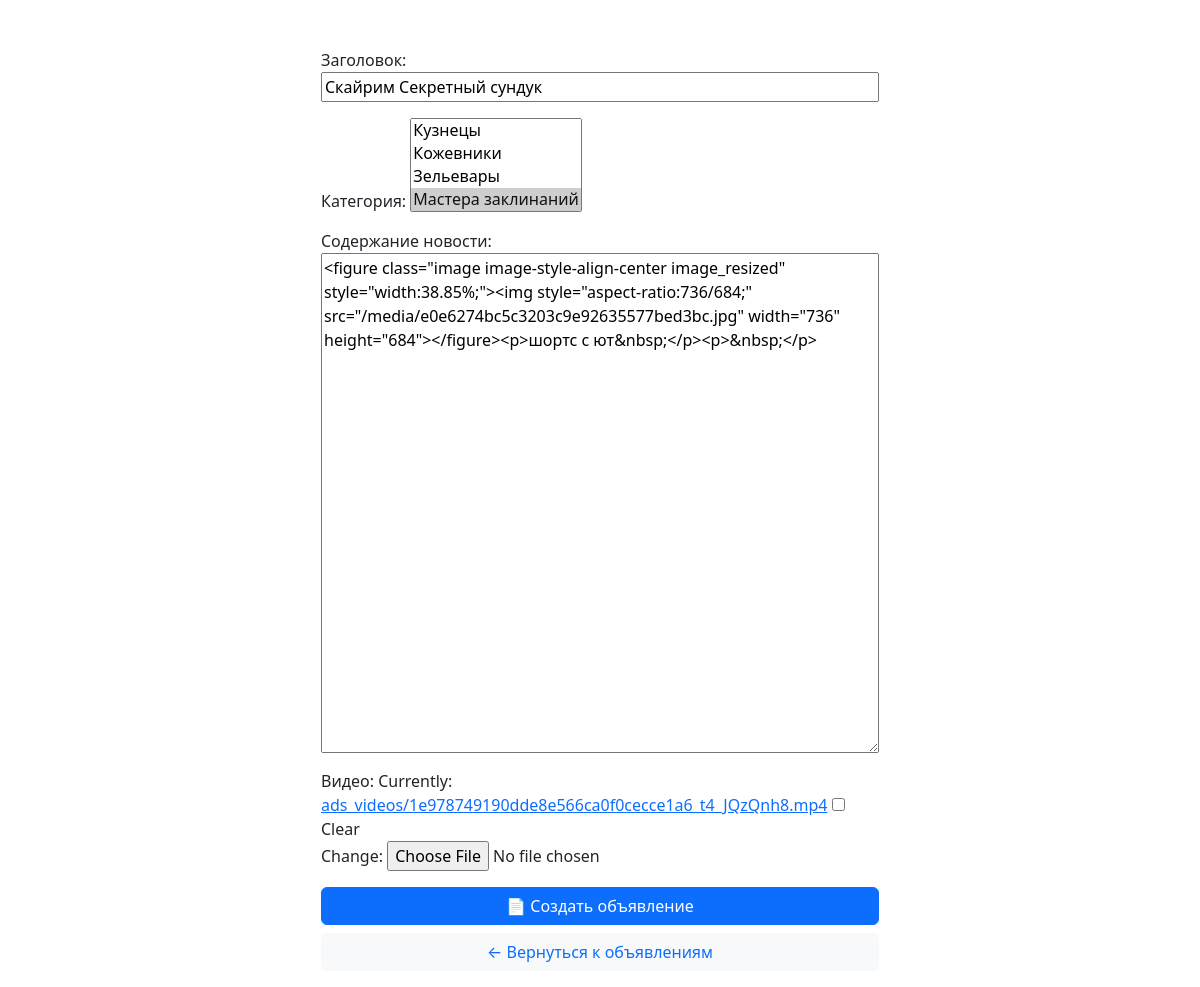
The page /ads/2/edit/ (signed in) on the database its author committed.
### board/models.py (models this page shows, shortened)
class Ads(models.Model):
    author = models.ForeignKey(settings.AUTH_USER_MODEL, on_delete=models.CASCADE, verbose_name='Автор')
    date = models.DateTimeField(auto_now_add=True, verbose_name='Дата публикации')
    category = models.ManyToManyField(Category, through='AdsCategory', verbose_name='Категория')
    title = models.CharField(max_length=150, verbose_name='Заголовок')
    content = CKEditor5Field(verbose_name='Содержание новости')
    video = models.FileField(upload_to='ads_videos/', blank=True, null=True, verbose_name='Видео')

class Category(models.Model):
    category = models.CharField(max_length=30, unique=True,
                                verbose_name='Категория')
    def __str__(self):
        return self.category

### board/views.py (the view, shortened to what this page needs)
# urls.py: path('ads/<int:pk>/edit/', AdsUpdate.as_view(), name='ads_edit'),
class AdsUpdate(LoginRequiredMixin, UserPassesTestMixin, UpdateView):
    model = Ads
    form_class = AdsForm  # Используем новую форму с множественным выбором категорий
    template_name = 'ads_form.html'
    def test_func(self):
        ad = self.get_object()
        return self.request.user == ad.author

### board/forms.py (shortened to what this page needs)
class AdsForm(forms.ModelForm):
    class Meta:
        model = Ads
        fields = ['title', 'category', 'content', 'video']

### templates/ads_form.html (shortened to what this page needs)
{% extends 'flatpages/default.html' %}
{% block content %}
<div class="container d-flex justify-content-center mt-5">
    <div class="col-md-6">
        <form method="post" enctype="multipart/form-data">
            {{ form.as_p }}
            <div class="d-grid gap-2">
                <button type="submit" class="btn btn-primary animated-btn">📄 Создать объявление</button>
            <a href="{% url 'ads_list' %}" class="btn btn-light text-primary animated-btn">← Вернуться к объявлениям</a>
            </div>
        </form>
    </div>
</div>
{% endblock %}

### templates/ads_form.html (style rules this page uses)
textarea, input[type="text"] { width: 100% !important; }
textarea { height: 500px; }
.animated-btn { transition: transform 0.2s ease-in-out, background-color 0.3s ease-in-out; }

### rows shown on the page
Ads: title "Скайрим Секретный сундук", content "<figure class=\"image image-style-align-center image_resized\" style=\"width:38.85%;\"><img style=\"aspect-ratio:736/684;\" src=\"/media/e0e6274bc5c3203c9e92635577bed3bc.jpg\" width=\"736\" height=\"684\"></figure><p>шортс с ют&nbsp;</p><p>&nbsp;</p>"
Category: category "Кузнецы / Кожевники / Зельевары / Мастера заклинаний ☑"
